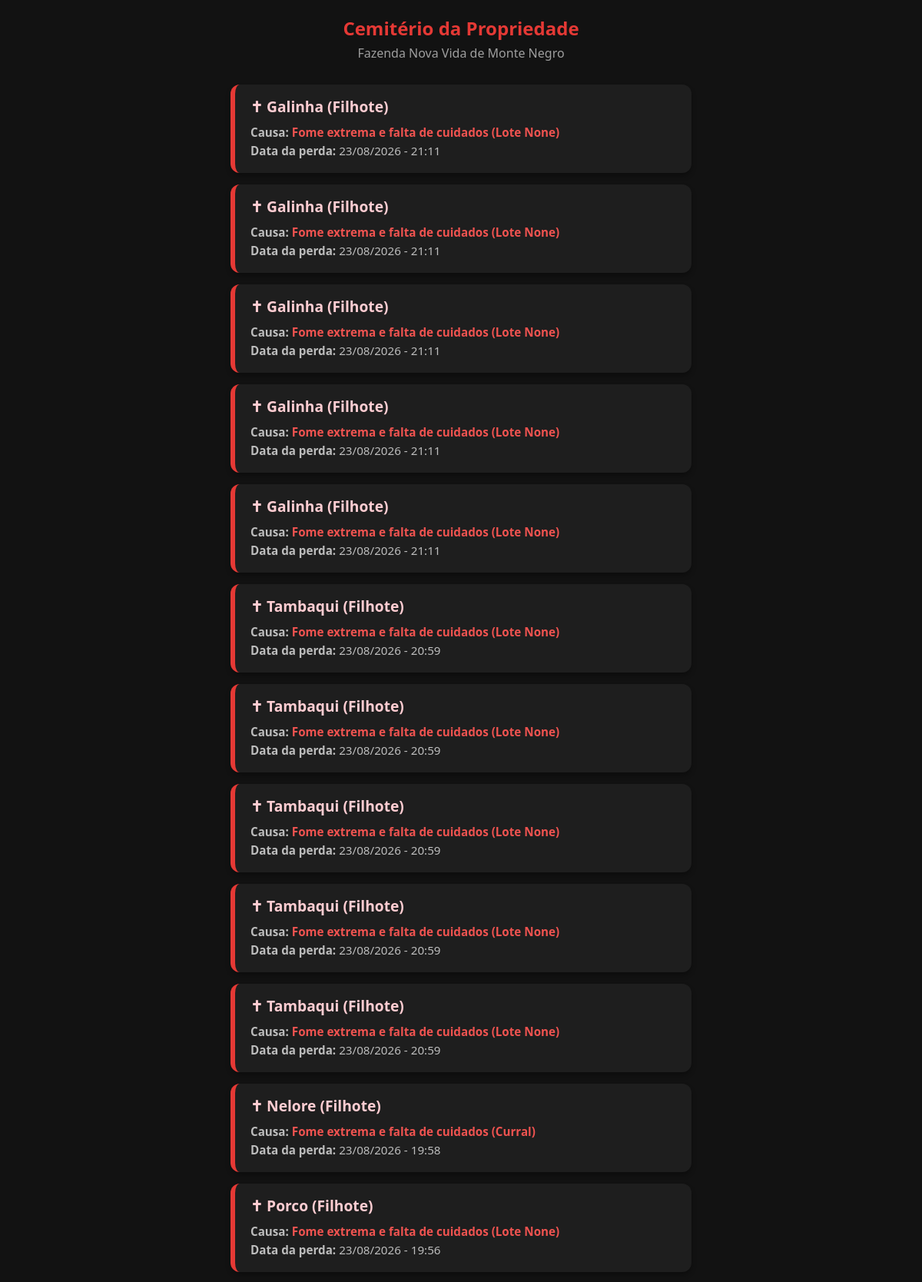
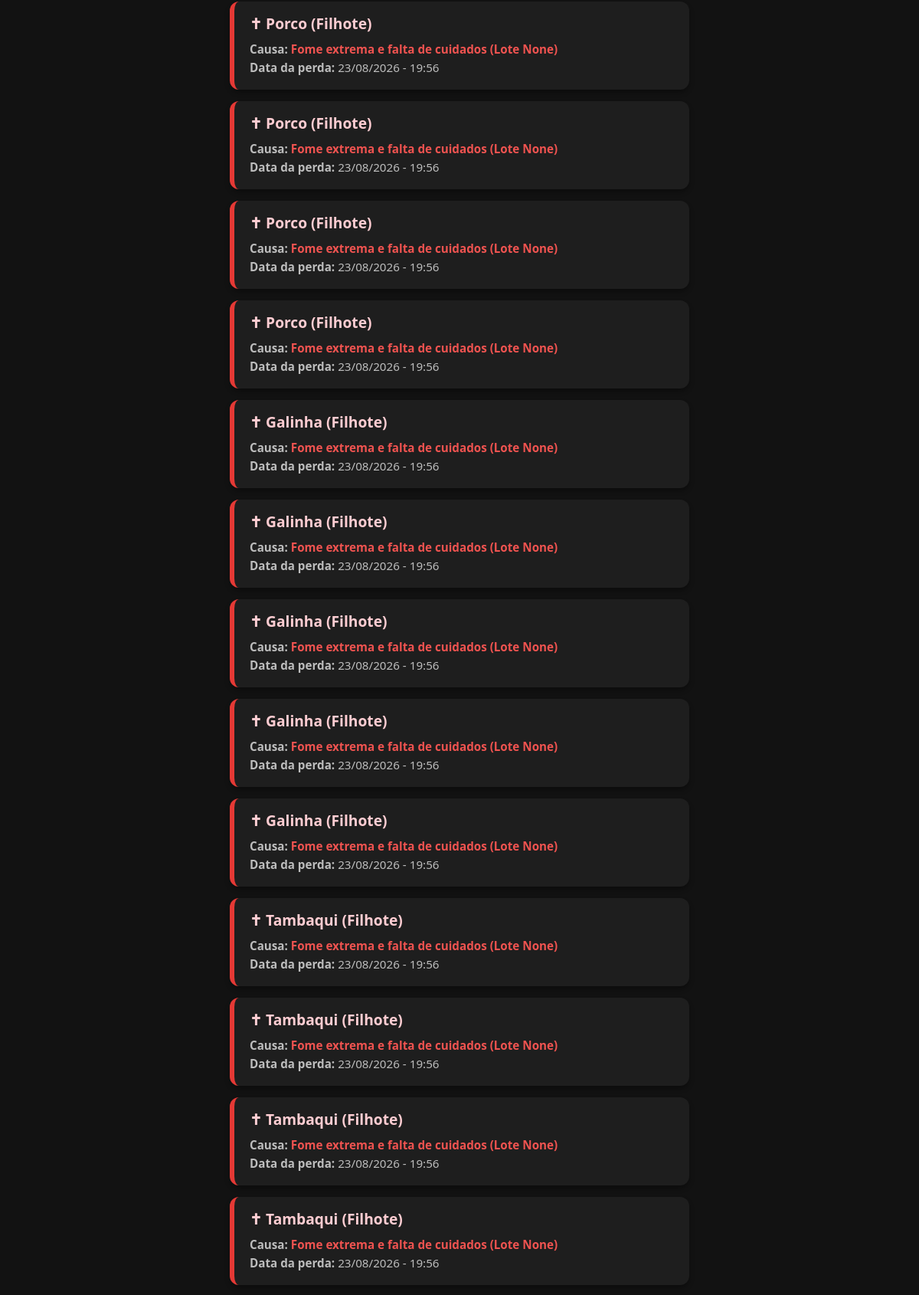
The page /cemiterio/235 (signed in, upper part) on the database its author committed (2 pictures, top to bottom).
### database.py (models this page shows)
class Propriedade(db.Model):
    __tablename__ = 'propriedades'
    id = db.Column(db.Integer, primary_key=True)
    nome = db.Column(db.String(100), nullable=False)
    preco = db.Column(db.Float, nullable=False)
    tipo = db.Column(db.String(50), default="Sítio")
    dono_id = db.Column(db.Integer, db.ForeignKey('jogadores.id'), nullable=True)
    cap_silo = db.Column(db.Integer, default=500)
    cap_armazem = db.Column(db.Integer, default=200)
    cap_curral = db.Column(db.Integer, default=10)
    cap_barracao = db.Column(db.Integer, default=0)
    cap_camara_fria = db.Column(db.Integer, default=0)
    tem_represa_geral = db.Column(db.Boolean, default=False)
    tem_chiqueiro = db.Column(db.Boolean, default=False)
    tem_galinheiro = db.Column(db.Boolean, default=False)
    tem_energia_solar = db.Column(db.Boolean, default=False)
    nivel_seguranca = db.Column(db.Integer, default=0)
    tem_represa_geral = db.Column(db.Boolean, default=False)
    represa_tem_comedouro = db.Column(db.Boolean, default=False)
    represa_qtd_racao = db.Column(db.Float, default=0.0)
    est_racao_peixe = db.Column(db.Float, default=0.0)
    tem_chiqueiro = db.Column(db.Boolean, default=False)
    chiqueiro_tem_comedouro = db.Column(db.Boolean, default=False)
    chiqueiro_qtd_racao = db.Column(db.Float, default=0.0)
    est_racao_suino = db.Column(db.Float, default=0.0)
    tem_galinheiro = db.Column(db.Boolean, default=False)
    galinheiro_tem_comedouro = db.Column(db.Boolean, default=False)
    galinheiro_qtd_racao = db.Column(db.Float, default=0.0)
    est_racao_ave = db.Column(db.Float, default=0.0)
    est_milho = db.Column(db.Integer, default=0)
    est_soja = db.Column(db.Integer, default=0)
    est_cafe = db.Column(db.Integer, default=0)
    est_arroz = db.Column(db.Integer, default=0)
    est_feijao = db.Column(db.Integer, default=0)
    est_algodao = db.Column(db.Integer, default=0)
    est_cana = db.Column(db.Integer, default=0)
    est_mandioca = db.Column(db.Integer, default=0)
    est_pimenta = db.Column(db.Integer, default=0)
    est_cacau = db.Column(db.Integer, default=0)
    est_acai = db.Column(db.Integer, default=0)
    est_cupuacu = db.Column(db.Integer, default=0)
    est_banana = db.Column(db.Integer, default=0)
    est_abacaxi = db.Column(db.Integer, default=0)
    est_melancia = db.Column(db.Integer, default=0)
    est_sal = db.Column(db.Integer, default=0)
    est_racao = db.Column(db.Integer, default=0)
    est_adubo = db.Column(db.Integer, default=0)
    est_veneno = db.Column(db.Integer, default=0)
    est_combustivel = db.Column(db.Integer, default=0)
    est_vacina_aftosa = db.Column(db.Integer, default=0)
    est_vacina_brucelose = db.Column(db.Integer, default=0)
    est_medicamento_geral = db.Column(db.Integer, default=0)
    est_suplemento_engorda = db.Column(db.Integer, default=0)
    est_leite = db.Column(db.Float, default=0.0)
    est_ovos = db.Column(db.Integer, default=0)
    est_calcario = db.Column(db.Float, default=0.0)
    lotes = db.relationship('Lote', backref='fazenda', lazy=True)
    maquinarios = db.relationship('Maquinario', backref='fazenda', lazy=True)

class HistoricoMorte(db.Model):
    __tablename__ = 'historico_mortes'
    id = db.Column(db.Integer, primary_key=True)
    propriedade_id = db.Column(db.Integer, db.ForeignKey('propriedades.id'), nullable=True)
    raca = db.Column(db.String(50), nullable=False)
    fase = db.Column(db.String(20), nullable=False)
    causa = db.Column(db.String(100), default="Maus tratos / Fome")
    data_morte = db.Column(db.DateTime, default=datetime.utcnow)
    propriedade = db.relationship('Propriedade', backref='mortes_registradas', lazy=True)

### app.py (the view)
@app.route('/cemiterio/<int:prop_id>')
def cemiterio(prop_id):
    if 'usuario' not in session:
        return redirect(url_for('login'))
    jogador = Jogador.query.filter_by(username=session['usuario']).first()
    if not jogador:
        session.pop('usuario', None)
        return redirect(url_for('login'))
    propriedade = Propriedade.query.get(prop_id)
    if not propriedade or propriedade.dono_id != jogador.id:
        return redirect(url_for('mapa'))
    mortes = HistoricoMorte.query.filter_by(propriedade_id=prop_id).order_by(HistoricoMorte.data_morte.desc()).all()
    return render_template('cemiterio.html',
                           jogador=jogador,
                           user=jogador,
                           fazenda=propriedade,
                           mortes=mortes)

### templates/cemiterio.html (shortened to what this page needs)
<!DOCTYPE html>
<html lang="pt-BR">
<head>
</head>
<body>
    <div class="container">
        <div class="cabecalho">
            <h2>Cemitério da Propriedade</h2>
            <p>{{ fazenda.nome }}</p>
        </div>
        {% if mortes %}
            {% for morto in mortes %}
            <div class="card-morte">
                <h3>✝ {{ morto.raca|capitalize }} ({{ morto.fase }})</h3>
                <p class="info"><strong>Causa:</strong> <span class="destaque">{{ morto.causa }}</span></p>
                <p class="info"><strong>Data da perda:</strong> {{ morto.data_morte.strftime('%d/%m/%Y - %H:%M') }}</p>
            </div>
            {% endfor %}
        {% else %}
            <div class="sucesso">
                <p>🎉 Excelente! Nenhum animal morreu por inanição ou falta de cuidados nesta propriedade.</p>
            </div>
        {% endif %}
    </div>
</body>
</html>

### templates/cemiterio.html (style rules this page uses)
body { background-color: #121212; color: #ffffff; font-family: 'Segoe UI', Tahoma, Geneva, Verdana, sans-serif; margin: 0; padding: 20px; }
.container { max-width: 600px; margin: 0 auto; }
.cabecalho { text-align: center; margin-bottom: 30px; }
.cabecalho h2 { margin: 0; color: #e53935; }
.cabecalho p { color: #9e9e9e; margin-top: 5px; }
.card-morte { background-color: #1e1e1e; border-radius: 12px; padding: 15px 20px; margin-bottom: 15px; border-left: 6px solid #e53935; box-shadow: 0 4px 6px rgba(0,0,0,0.3); }
.card-morte h3 { font-size: 1.2em; margin: 0 0 10px 0; color: #ffcdd2; }
.info { margin: 4px 0; color: #bdbdbd; font-size: 0.95em; }
.destaque { color: #ef5350; font-weight: bold; }

### rows shown on the page
Propriedade: nome "Fazenda Nova Vida de Monte Negro"
HistoricoMorte: raca "Galinha", fase "Filhote", causa "Fome extrema e falta de cuidados (Lote None)", data_morte "23/08/2026 - 21:11"
HistoricoMorte: raca "Galinha", fase "Filhote", causa "Fome extrema e falta de cuidados (Lote None)", data_morte "23/08/2026 - 21:11"
HistoricoMorte: raca "Galinha", fase "Filhote", causa "Fome extrema e falta de cuidados (Lote None)", data_morte "23/08/2026 - 21:11"
HistoricoMorte: raca "Galinha", fase "Filhote", causa "Fome extrema e falta de cuidados (Lote None)", data_morte "23/08/2026 - 21:11"
HistoricoMorte: raca "Galinha", fase "Filhote", causa "Fome extrema e falta de cuidados (Lote None)", data_morte "23/08/2026 - 21:11"
HistoricoMorte: raca "Tambaqui", fase "Filhote", causa "Fome extrema e falta de cuidados (Lote None)", data_morte "23/08/2026 - 20:59"
HistoricoMorte: raca "Tambaqui", fase "Filhote", causa "Fome extrema e falta de cuidados (Lote None)", data_morte "23/08/2026 - 20:59"
HistoricoMorte: raca "Tambaqui", fase "Filhote", causa "Fome extrema e falta de cuidados (Lote None)", data_morte "23/08/2026 - 20:59"
HistoricoMorte: raca "Tambaqui", fase "Filhote", causa "Fome extrema e falta de cuidados (Lote None)", data_morte "23/08/2026 - 20:59"
HistoricoMorte: raca "Tambaqui", fase "Filhote", causa "Fome extrema e falta de cuidados (Lote None)", data_morte "23/08/2026 - 20:59"
HistoricoMorte: raca "Nelore", fase "Filhote", causa "Fome extrema e falta de cuidados (Curral)", data_morte "23/08/2026 - 19:58"
HistoricoMorte: raca "Porco", fase "Filhote", causa "Fome extrema e falta de cuidados (Lote None)", data_morte "23/08/2026 - 19:56"
HistoricoMorte: raca "Porco", fase "Filhote", causa "Fome extrema e falta de cuidados (Lote None)", data_morte "23/08/2026 - 19:56"
HistoricoMorte: raca "Porco", fase "Filhote", causa "Fome extrema e falta de cuidados (Lote None)", data_morte "23/08/2026 - 19:56"
HistoricoMorte: raca "Porco", fase "Filhote", causa "Fome extrema e falta de cuidados (Lote None)", data_morte "23/08/2026 - 19:56"
HistoricoMorte: raca "Porco", fase "Filhote", causa "Fome extrema e falta de cuidados (Lote None)", data_morte "23/08/2026 - 19:56"
HistoricoMorte: raca "Galinha", fase "Filhote", causa "Fome extrema e falta de cuidados (Lote None)", data_morte "23/08/2026 - 19:56"
HistoricoMorte: raca "Galinha", fase "Filhote", causa "Fome extrema e falta de cuidados (Lote None)", data_morte "23/08/2026 - 19:56"
HistoricoMorte: raca "Galinha", fase "Filhote", causa "Fome extrema e falta de cuidados (Lote None)", data_morte "23/08/2026 - 19:56"
HistoricoMorte: raca "Galinha", fase "Filhote", causa "Fome extrema e falta de cuidados (Lote None)", data_morte "23/08/2026 - 19:56"
HistoricoMorte: raca "Galinha", fase "Filhote", causa "Fome extrema e falta de cuidados (Lote None)", data_morte "23/08/2026 - 19:56"
HistoricoMorte: raca "Tambaqui", fase "Filhote", causa "Fome extrema e falta de cuidados (Lote None)", data_morte "23/08/2026 - 19:56"
HistoricoMorte: raca "Tambaqui", fase "Filhote", causa "Fome extrema e falta de cuidados (Lote None)", data_morte "23/08/2026 - 19:56"
HistoricoMorte: raca "Tambaqui", fase "Filhote", causa "Fome extrema e falta de cuidados (Lote None)", data_morte "23/08/2026 - 19:56"
HistoricoMorte: raca "Tambaqui", fase "Filhote", causa "Fome extrema e falta de cuidados (Lote None)", data_morte "23/08/2026 - 19:56"
